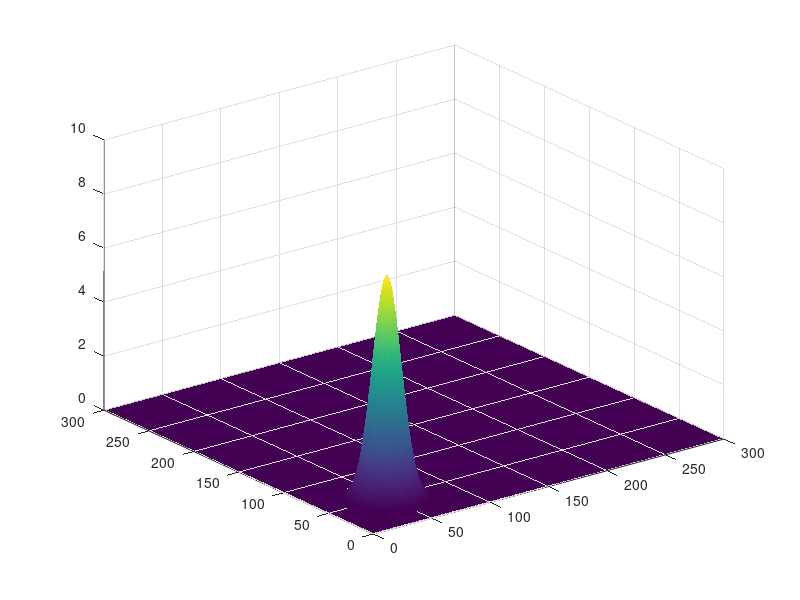
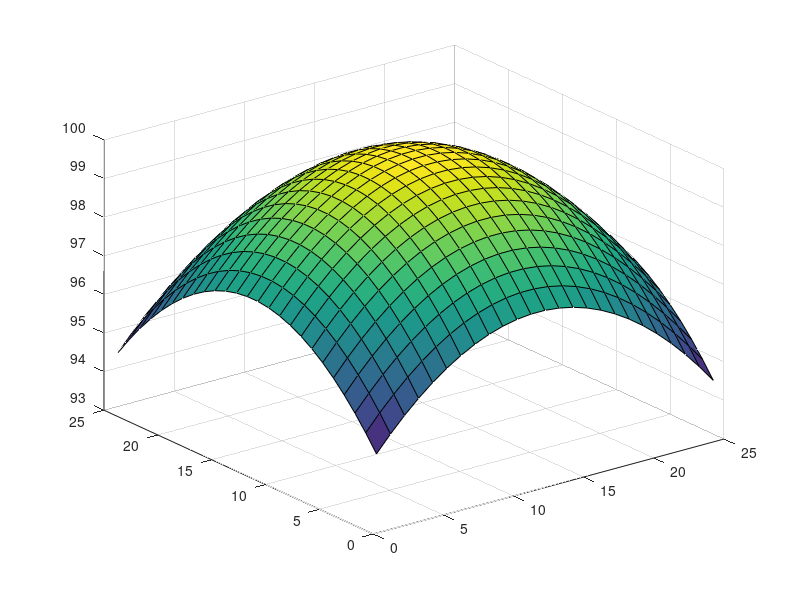

Write the MATLAB code that produced these figures, in order.
clear all
clc
figure(5)
M = zeros(300,300); % initial matrix
%N = 1; % number of bumps
sigma = 10;% std (width) of Gauss 
maxAmplitude = 10; % maximum height
[x,y] = meshgrid(1:size(M,1),1:size(M,2));
%for k=1:N
    % random location of bumps or for grounding line
    xc = 50;
    yc = 50;
    % Gauss function
    exponent = ((x-xc).^2 + (y-yc).^2)./(2*sigma^2);
    amplitude = rand()*maxAmplitude;  
    % add Gauss to the matrix M
    M = M + amplitude*exp(-exponent);
%end
surf(M)
shading interp

%%
clear allw
%Set up Cube

%(please chosse deltaX==deltaY, otherwise confusion below)
nRows=25;
nCols=nRows;
deltaX=1.0;
deltaY=deltaX;
lengthRows=nRows*deltaX;
lengthCols=nRows*deltaY;

%Set up true Velocity Structure in Block
%(we do not worry about units here. Assume it is meters per seconds)
%(use imagesc to visualiz true and guess velocity structures)
%--------------------------------------------------------------------------
VelocityInBlock=zeros(nRows,nCols)+1.0;
[X,Y]=meshgrid(1:nRows,1:nCols);
X=X/nRows;
Y=Y/nCols;
   %This is a 2D Gauss-Bell function
   %Rotate it with theta,
   %Spread in x/y defined by sigma_x/sigma_y
   %Amplitude defined by A
   %x0/y0 offset of peak in x,y direction
   theta=0*pi/180;
   sigma_x =2;
   sigma_y=2;
   x0=0.5;
   y0=0.5;
   A=100.0;
   a = cos(theta)^2/(2*sigma_x^2) + sin(theta)^2/(2*sigma_y^2);
   b = -sin(2*theta)/(4*sigma_x^2) + sin(2*theta)/(4*sigma_y^2);
   c = sin(theta)^2/(2*sigma_x^2) + cos(theta)^2/(2*sigma_y^2);
   Z = A*exp( - (a*(X-x0).^2 - 2*b*(X-x0).*(Y-y0) + c*(Y-y0).^2)) ;

   
   %This reshapes the square block into one model vector m for Gm=d
   %It also transforms velocity to slowness (deltaX==deltaY)
   %This needs to be done coherently, think about it what happens here.
  % m0 = reshape(deltaX./InitVelocityInBlock',nRows*nCols,1);
  % mTrue = reshape(deltaX./VelocityInBlock',nRows*nCols,1);

   %figure(1)
   %imagesc(VelocityInBlock)
   %colorbar
   figure(6)
   surf(Z)
%--------------------------------------------------------------------------




